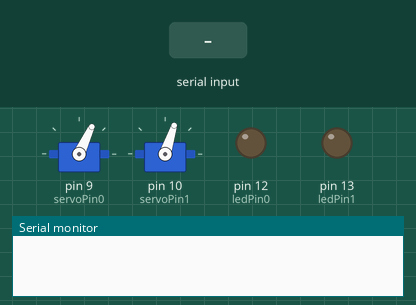
Simulated run of this sketch. Board: Arduino Uno, built with avr-gcc and run on an emulated ATmega328P. Parts: 2 × servo, output pins drawn as LEDs (lit = HIGH), the last lines printed to the serial monitor. Inputs (shaded band) come from the test bench.

Above: at 1.2 s.
1.3 s: "SERVOS_MOVE\n" received over Serial
At 3.1 s:
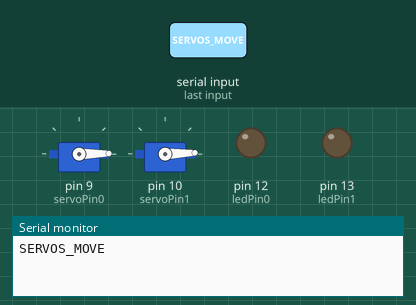
3.6 s: "LEDS_ON\n" received over Serial
At 4.5 s:
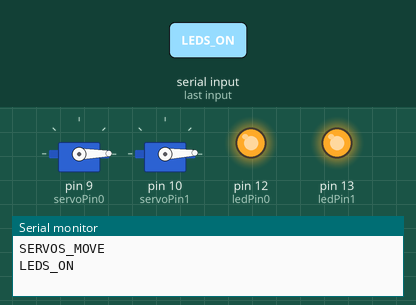
5.1 s: "LED,1\n" received over Serial
At 5.5 s:
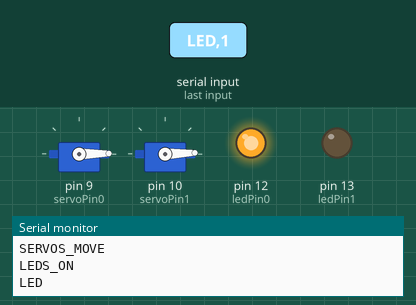
6.6 s: "SERVO_NEUTRAL\n" received over Serial
At 7.0 s:
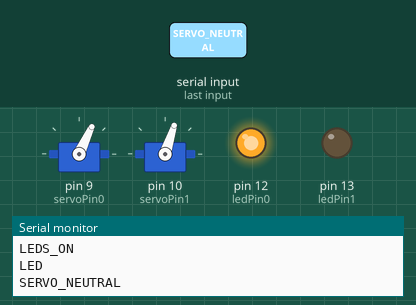
8.1 s: "SERVO\n" received over Serial
At 9.0 s:
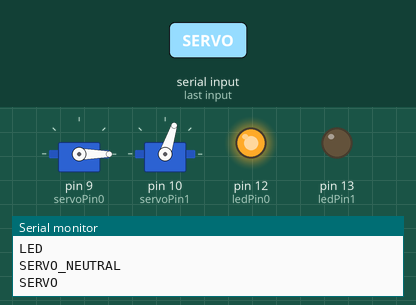
9.6 s: "LEDS_OFF\n" received over Serial
At 10.3 s:
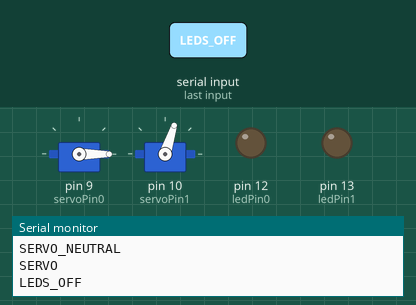
Timing chart, 0 to 12.1 s (numbered marks = the images above; inputs shaded):
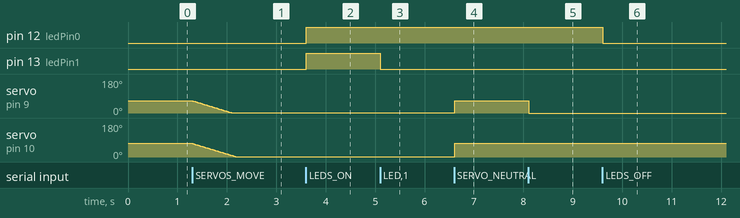

Measured:
- after the input at 1.3 s, servo on pin 9 (servoPin0): moves from 65° to 1° over 0.78 s, starting at once; servo on pin 10 (servoPin1): moves from 72° to 2° over 0.85 s, starting at once
- after the input at 3.6 s, pin 12 (ledPin0), pin 13 (ledPin1): LOW → HIGH at once
- after the input at 5.1 s, pin 13 (ledPin1): HIGH → LOW at once
- after the input at 6.6 s, servo on pin 9 (servoPin0): 1° → 65° at once; servo on pin 10 (servoPin1): 2° → 72° at once
- after the input at 8.1 s, servo on pin 9 (servoPin0): 65° → 0° at once
- after the input at 9.6 s, pin 12 (ledPin0): HIGH → LOW at once

The sketch:

serial_device_command.ino
```cpp
//Accepts commands to control two LED's and two servos over the serial port.

#include <Servo.h>

const int bSize = 40; // Command Buffer size

const int ledPin0 = 12;
const int ledPin1 = 13;
const int servoPin0= 9;
const int servoPin1= 10;

const int servo0Neutral = 65;    // My calibrated values for neutral positions
const int servo1Neutral = 72;

Servo servo0;
Servo servo1;

int lastServo0Pos=0;
int lastServo1Pos=0;

String theCommand;
String arg1;
String arg2;
String arg3;


char buffer[bSize];  // Serial buffer
char command[15];    // Arbitrary Value for command size
char data1[15];      // ditto for data size
char data2[15];
char data3[15];
int byteCount;

void SerialParser(void) {
  //Reads and parses commands from the serial port

  byteCount = -1;
  byteCount =  Serial.readBytesUntil('\n',buffer,bSize);

  if (byteCount  > 0) {          // Really simple parsing
    strcpy(command,strtok(buffer,","));
    strcpy(data1,strtok(NULL,","));
    strcpy(data2,strtok(NULL,","));
    strcpy(data3,strtok(NULL,","));
  }
  memset(buffer, 0, sizeof(buffer));   // Clear contents of Buffer

  theCommand=String(command);
  arg1=String(data1);   // String versions of the arguments
  arg2=String(data2);
  arg3=String(data3);

  Serial.flush();
}


void setup() {
  Serial.begin(9600);

  pinMode(ledPin0,OUTPUT);
  pinMode(ledPin1,OUTPUT);

  servo0.attach(servoPin0);
  servo1.attach(servoPin1);

  // move servo to neutral position
  servo0.write(servo0Neutral);
  servo1.write(servo1Neutral);

  lastServo0Pos=servo0Neutral;
  lastServo1Pos=servo1Neutral;

}

void cmd_led(int ledPin, int toState){    // Set a led to a state
        char state;
      if(toState==1){          // Find out the desired state
        state=HIGH;
      }
      else {
        state=LOW;
      }

      if (ledPin>ledPin1)
        Serial.println("Wrong LED pin argument");
      else{
        digitalWrite(ledPin,state);
        //Send status back
/*        Serial.print("Pin: ");
        Serial.print(ledPin);
        Serial.print(", State: ");
        Serial.println(state==HIGH?"HIGH":"LOW"); */
      }
}

void cmd_servoSlow(int servoPin, int servoStart, int servoStop){  // move a servo from one pos to another
      Servo theServo;
      if(servoPin==0) {
        theServo=servo0;
        lastServo0Pos=servoStop;
      }
      else {
        theServo=servo1;
        lastServo1Pos=servoStop;
      }
      if(servoStop>servoStart){
        for(int position=servoStart;position<servoStop;position+=2){
          theServo.write(position);
          delay(20);
        }
      }
      else {
        for(int position=servoStart;position>servoStop;position-=2){
          theServo.write(position);
          delay(20);
        }
      }

      // Send status back
/*      Serial.print("Servo slow: ");
      Serial.print(servoPin);
      Serial.print(", From: ");
      Serial.print(servoStart);
      Serial.print(" to ");
      Serial.println(servoStop); */
}

void cmd_Servo(int servoPin,int servoPos){  // Set a servo to a position
      if(servoPin==0){
        servo0.write(servoPos);
        lastServo0Pos=servoPos;
      }
      else{
        servo1.write(servoPos);
        lastServo1Pos=servoPos;
      }

      // Send status back
/*      Serial.print("Servo: ");
      Serial.print(servoPin);
      Serial.print(", Position: ");
      Serial.println(servoPos); */
}

void cmd_servosMove(int servo0To,int servo1To){    // Move the servos to a new position, remembering the old
      int increment0=(servo0To>lastServo0Pos?+2:-2);
      int increment1=(servo1To>lastServo1Pos?+2:-2);

      int repetitions=max(abs(servo0To-lastServo0Pos),abs(servo1To-lastServo1Pos))/2;  // We move servos two steps at a time
      //Serial.println(repetitions);
      for(int i=0;i<repetitions;i++){
        if(abs(servo0To-lastServo0Pos)>2){            // Stop moving the servo that has reached the position
          servo0.write(lastServo0Pos+=increment0);
        }
        if(abs(servo1To-lastServo1Pos)>2){
          servo1.write(lastServo1Pos+=increment1);
        }
        delay(25);    // Allow the move to complete
      }

/*      // Send status back
      Serial.print("Servos_move: ");
      Serial.print(lastServo0Pos);
      Serial.print(", ");
      Serial.println(lastServo1Pos);*/
}

void loop() {

  //Implements a ping-pong protocol with the other end. All commands must be acknowledged
  SerialParser();

  if (byteCount  > 0) {
    if(theCommand.equalsIgnoreCase("LEDS_ON")){
      digitalWrite(ledPin0,HIGH);
      digitalWrite(ledPin1,HIGH);
    }
    else if(theCommand.equalsIgnoreCase("LEDS_OFF")){
      digitalWrite(ledPin0,LOW);
      digitalWrite(ledPin1,LOW);
    }
    else if(theCommand.equalsIgnoreCase("LED")){
      int ledPin=ledPin0+arg1.toInt(); // Find out which pin to control. 48 is the ascii code for '0'
      int toState=arg2.toInt();
      cmd_led(ledPin, toState);
    }
    else if(theCommand.equalsIgnoreCase("SERVO_SLOW")){
      int servoPin=arg1.toInt();
      int servoStart=arg2.toInt();
      int servoStop=arg3.toInt();
      cmd_servoSlow(servoPin, servoStart, servoStop);
    }
    else if(theCommand.equalsIgnoreCase("SERVOS_MOVE")){
      int servo0To=arg1.toInt();
      int servo1To=arg2.toInt();
      cmd_servosMove(servo0To,servo1To);
    }
    else if(theCommand.equalsIgnoreCase("SERVO")){
      int servoPin=arg1.toInt();
      int servoPos=arg2.toInt();
      cmd_Servo(servoPin,servoPos);
    }
    else if(theCommand.equalsIgnoreCase("SERVO_NEUTRAL")){
      servo0.write(servo0Neutral);
      servo1.write(servo1Neutral);
    }
    Serial.println(theCommand);
  }

}
```
